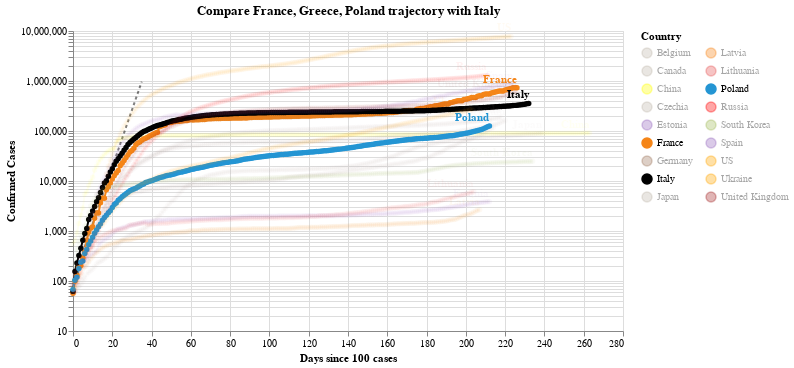

The cell this chart's notebook holds for it:
### Code cell
#hide_input
chart2 = make_since_chart(dff2, ['France', 'Greece', 'Poland'], baseline_countries)
chart2

### Figure 1 — Vega-Lite specification as saved in the notebook (floating-point values rounded to 4 significant figures; data arrays with more than 128 entries replaced by an {"elided": "..."} marker saying what was removed)
{"config": {"view": {"continuousWidth": 400, "continuousHeight": 300}}, "layer": [{"data": {"name": "data-628230001892d6798b50651be41d1b3e"}, "mark": {"type": "line", "color": "black", "opacity": 0.5, "strokeDash": [3, 3]}, "encoding": {"x": {"type": "quantitative", "field": "Days since 100 cases"}, "y": {"type": "quantitative", "field": "Confirmed Cases"}}}, {"data": {"name": "data-df327c34a92b376e82c7ad614258568a"}, "mark": {"type": "line", "point": true}, "encoding": {"color": {"type": "nominal", "field": "Country", "legend": {"columns": 2}, "scale": {"domain": ["Belgium", "Canada", "China", "Czechia", "Estonia", "France", "Germany", "Italy", "Japan", "Latvia", "Lithuania", "Poland", "Russia", "South Korea", "Spain", "US", "Ukraine", "United Kingdom"], "range": ["#C1B7AD", "#C1B7AD", "yellow", "#C1B7AD", "#9467bd", "#F58518", "#9D755D", "black", "#C1B7AD", "#F58518", "#E45756", "#2495D3", "red", "#A1BA59", "#9467bd", "orange", "orange", "brown"]}}, "opacity": {"condition": {"value": 1, "selection": "selector005"}, "value": 0.05}, "tooltip": [{"type": "nominal", "field": "Country"}, {"type": "temporal", "field": "Date"}, {"type": "quantitative", "field": "Confirmed Cases"}, {"type": "quantitative", "field": "Days since 100 cases"}], "x": {"type": "quantitative", "field": "Days since 100 cases"}, "y": {"type": "quantitative", "field": "Confirmed Cases", "scale": {"type": "log"}}}, "selection": {"selector005": {"type": "multi", "fields": ["Country"], "bind": "legend", "init": [{"Country": "France"}, {"Country": "Greece"}, {"Country": "Poland"}, {"Country": "Italy"}]}}, "width": 550}, {"data": {"name": "data-df327c34a92b376e82c7ad614258568a"}, "mark": {"type": "text", "align": "right", "dy": -8, "fontWeight": "bold"}, "encoding": {"color": {"type": "nominal", "field": "Country", "legend": {"columns": 2}, "scale": {"domain": ["Belgium", "Canada", "China", "Czechia", "Estonia", "France", "Germany", "Italy", "Japan", "Latvia", "Lithuania", "Poland", "Russia", "South Korea", "Spain", "US", "Ukraine", "United Kingdom"], "range": ["#C1B7AD", "#C1B7AD", "yellow", "#C1B7AD", "#9467bd", "#F58518", "#9D755D", "black", "#C1B7AD", "#F58518", "#E45756", "#2495D3", "red", "#A1BA59", "#9467bd", "orange", "orange", "brown"]}}, "opacity": {"condition": {"value": 1, "selection": "selector005"}, "value": 0.05}, "text": {"type": "nominal", "field": "Country"}, "tooltip": [{"type": "nominal", "field": "Country"}, {"type": "temporal", "field": "Date"}, {"type": "quantitative", "field": "Confirmed Cases"}, {"type": "quantitative", "field": "Days since 100 cases"}], "x": {"type": "quantitative", "field": "Days since 100 cases"}, "y": {"type": "quantitative", "field": "Confirmed Cases", "scale": {"type": "log"}}}, "transform": [{"filter": "(datum['Date'] >= 1602374400000)"}], "width": 550}], "title": "Compare France, Greece, Poland trajectory with Italy", "$schema": "https://vega.github.io/schema/vega-lite/v4.0.2.json", "datasets": {"data-628230001892d6798b50651be41d1b3e": [{"Days since 100 cases": 0, "Confirmed Cases": 100.0}, {"Days since 100 cases": 1, "Confirmed Cases": 130.0}, {"Days since 100 cases": 2, "Confirmed Cases": 169.0}, {"Days since 100 cases": 3, "Confirmed Cases": 219.7}, {"Days since 100 cases": 4, "Confirmed Cases": 285.6}, {"Days since 100 cases": 5, "Confirmed Cases": 371.3}, {"Days since 100 cases": 6, "Confirmed Cases": 482.7}, {"Days since 100 cases": 7, "Confirmed Cases": 627.5}, {"Days since 100 cases": 8, "Confirmed Cases": 815.7}, {"Days since 100 cases": 9, "Confirmed Cases": 1060.0}, {"Days since 100 cases": 10, "Confirmed Cases": 1379.0}, {"Days since 100 cases": 11, "Confirmed Cases": 1792.0}, {"Days since 100 cases": 12, "Confirmed Cases": 2330.0}, {"Days since 100 cases": 13, "Confirmed Cases": 3029.0}, {"Days since 100 cases": 14, "Confirmed Cases": 3937.0}, {"Days since 100 cases": 15, "Confirmed Cases": 5119.0}, {"Days since 100 cases": 16, "Confirmed Cases": 6654.0}, {"Days since 100 cases": 17, "Confirmed Cases": 8650.0}, {"Days since 100 cases": 18, "Confirmed Cases": 11250.0}, {"Days since 100 cases": 19, "Confirmed Cases": 14620.0}, {"Days since 100 cases": 20, "Confirmed Cases": 19000.0}, {"Days since 100 cases": 21, "Confirmed Cases": 24710.0}, {"Days since 100 cases": 22, "Confirmed Cases": 32120.0}, {"Days since 100 cases": 23, "Confirmed Cases": 41750.0}, {"Days since 100 cases": 24, "Confirmed Cases": 54280.0}, {"Days since 100 cases": 25, "Confirmed Cases": 70560.0}, {"Days since 100 cases": 26, "Confirmed Cases": 91730.0}, {"Days since 100 cases": 27, "Confirmed Cases": 119300.0}, {"Days since 100 cases": 28, "Confirmed Cases": 155000.0}, {"Days since 100 cases": 29, "Confirmed Cases": 201500.0}, {"Days since 100 cases": 30, "Confirmed Cases": 262000.0}, {"Days since 100 cases": 31, "Confirmed Cases": 340600.0}, {"Days since 100 cases": 32, "Confirmed Cases": 442800.0}, {"Days since 100 cases": 33, "Confirmed Cases": 575600.0}, {"Days since 100 cases": 34, "Confirmed Cases": 748300.0}, {"Days since 100 cases": 35, "Confirmed Cases": 972800.0}], "data-df327c34a92b376e82c7ad614258568a": {"elided": "4011 records"}}}
